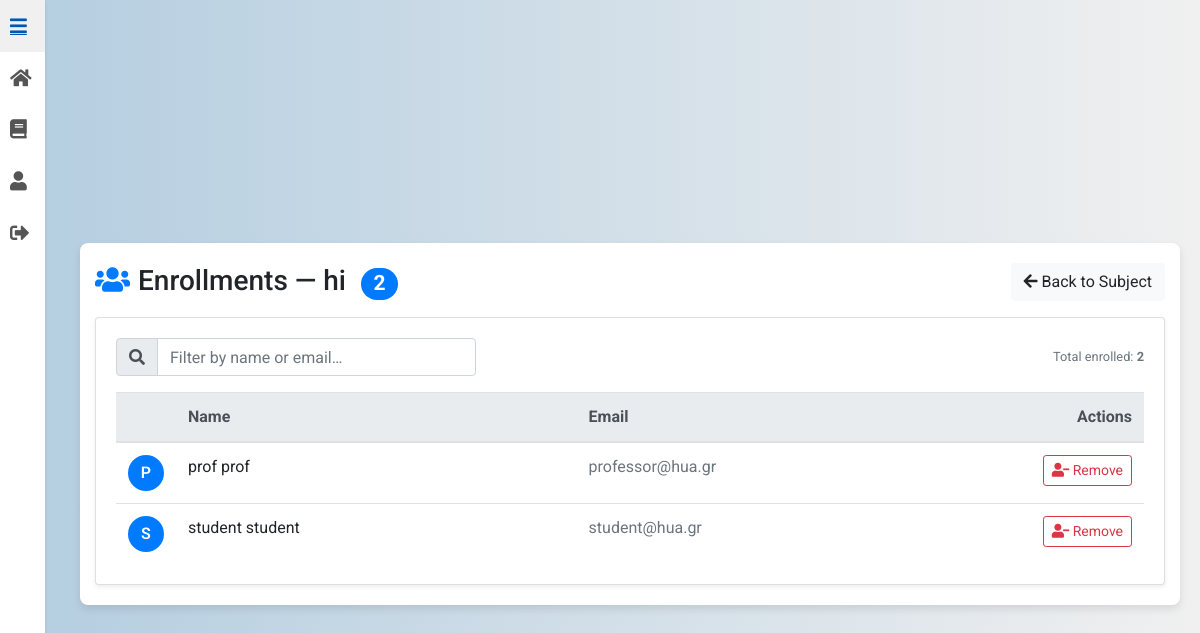
The page /subjects/subject/44/enrollments/ (signed in) on the database as committed earlier.
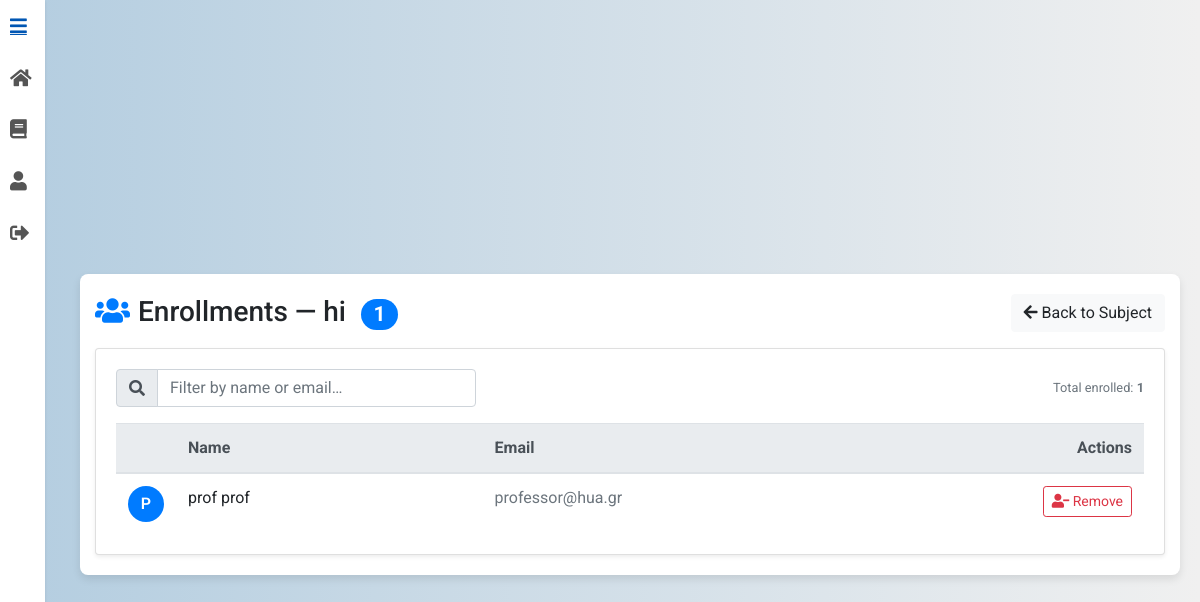
The same page on the database as committed later.
### subjects/models.py (models this page shows)
class Enrollment(models.Model):
    user = models.ForeignKey(settings.AUTH_USER_MODEL, on_delete=models.CASCADE, related_name="enrollments")
    subject = models.ForeignKey(Subject, on_delete=models.CASCADE, related_name="enrollments")
    created_at = models.DateTimeField(auto_now_add=True)
    class Meta:
        unique_together = ("user", "subject")

### users/models.py (models this page shows, shortened)
class CustomUser(AbstractUser):
    ROLE_CHOICES = [
        ('student', 'Student'),
        ('professor', 'Professor')
    ]
    role = models.CharField(max_length=10, choices=ROLE_CHOICES)
    institution = models.ForeignKey('Institution', on_delete=models.SET_NULL, null=True, blank=True)

### subjects/views.py (the view, shortened to what this page needs)
# urls.py: path("subject/<int:pk>/enrollments/", views.SubjectEnrollmentsView.as_view(), name="manage_enrollments"),
class SubjectEnrollmentsView(LoginRequiredMixin, ListView):
    template_name = "subject_enrollments.html"
    context_object_name = "enrollments"
    def dispatch(self, request, *args, **kwargs):
        self.subject = get_object_or_404(Subject, pk=kwargs["pk"])
        if not _is_owner_prof(request.user, self.subject):
            raise Http404("Not found.")
        return super().dispatch(request, *args, **kwargs)
    def get_queryset(self):
        return (Enrollment.objects
                .filter(subject=self.subject)
                .select_related("user")
                .order_by("user__last_name","user__first_name"))
    def get_context_data(self, **kwargs):
        ctx = super().get_context_data(**kwargs)
        ctx["subject"] = self.subject
        ctx["total"] = self.get_queryset().count()
        return ctx

### assignments/views.py (called while the page is built)
def _is_owner_prof(user, subject: Subject) -> bool:
    return getattr(user, "role", None) == "professor" and subject.professor_id == user.id

### subjects/templates/subject_enrollments.html (shortened to what this page needs)
{% extends "base.html" %}
{% load static %}
{% block content %}
<div class="container mt-5">
  <div class="d-flex align-items-center justify-content-between mb-3">
    <h3 class="mb-0">
      <i class="fas fa-users text-primary mr-2"></i>Enrollments — {{ subject.name }}
      <span class="badge badge-pill badge-primary ml-2">{{ total }}</span>
    </h3>
    <div>
      <a href="{% url 'subjects:subject_detail' subject.id %}" class="btn btn-light">
        <i class="fas fa-arrow-left"></i> Back to Subject
      </a>
    </div>
  </div>
  <div class="card shadow-sm no-hover-card">
    <div class="card-body">
      <div class="d-md-flex align-items-center justify-content-between mb-3">
        <div class="input-group mb-2 mb-md-0" style="max-width: 360px;">
          <div class="input-group-prepend">
            <span class="input-group-text"><i class="fas fa-search"></i></span>
          </div>
          <input id="searchBox" type="text" class="form-control" placeholder="Filter by name or email…">
        </div>
        <small class="text-muted">Total enrolled: <strong>{{ total }}</strong></small>
      </div>
      {% if enrollments %}
      <div class="table-responsive">
        <table class="table table-hover align-middle mb-0">
          <thead class="thead-light">
            <tr>
              <th style="width: 42px;"></th>
              <th>Name</th>
              <th>Email</th>
              <th class="text-right" style="width: 120px;">Actions</th>
            </tr>
          </thead>
          <tbody id="enrollTable">
          {% for e in enrollments %}
            {% with name=e.user.get_full_name|default:e.user.username %}
            <tr class="enroll-row">
              <td>
                <div class="rounded-circle bg-primary text-white d-flex align-items-center justify-content-center"
                     style="width:36px;height:36px;font-weight:600;">
                  {{ name|slice:":1"|upper }}
                </div>
              </td>
              <td class="enroll-name">{{ name }}</td>
              <td class="enroll-email text-muted">{{ e.user.email }}</td>
              <td class="text-right">
                <button type="button"
                        class="btn btn-sm btn-outline-danger"
                        data-toggle="modal"
                        data-target="#removeModal"
                        data-id="{{ e.id }}"
                        data-name="{{ name }}">
                  <i class="fas fa-user-minus"></i> Remove
                </button>
              </td>
            </tr>
            {% endwith %}
          {% endfor %}
          </tbody>
        </table>
      </div>
      {% else %}
        <div class="text-center py-5">
          <img src="{% static 'img/empty-state.svg' %}" alt="" style="height:120px;" class="mb-3 d-none d-md-inline">
          <h5 class="mb-1">No enrollments yet</h5>
          <p class="text-muted mb-0">Share this subject with your students to let them enroll.</p>
        </div>
      {% endif %}
    </div>
  </div>
</div>
{% endblock %}

Rows that differ between the two databases and show on the page:
removed Enrollment: user "S", user "student student", user.email "student@hua.gr"
Other text that changed with them:
{{ total }}: "2" → "1"
